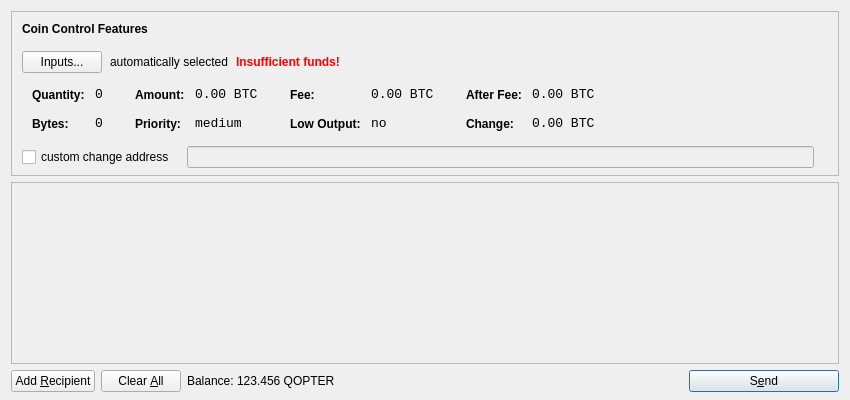
<?xml version="1.0" encoding="UTF-8"?>
<ui version="4.0">
 <class>SendCoinsDialog</class>
 <widget class="QDialog" name="SendCoinsDialog">
  <property name="geometry">
   <rect>
    <x>0</x>
    <y>0</y>
    <width>850</width>
    <height>400</height>
   </rect>
  </property>
  <property name="windowTitle">
   <string>Send Coins</string>
  </property>
  <layout class="QVBoxLayout" name="verticalLayout" stretch="0,1,0">
   <property name="bottomMargin">
    <number>8</number>
   </property>
   <item>
    <widget class="QFrame" name="frameCoinControl">
     <property name="sizePolicy">
      <sizepolicy hsizetype="Expanding" vsizetype="Expanding">
       <horstretch>0</horstretch>
       <verstretch>0</verstretch>
      </sizepolicy>
     </property>
     <property name="maximumSize">
      <size>
       <width>16777215</width>
       <height>16777215</height>
      </size>
     </property>
     <property name="frameShape">
      <enum>QFrame::StyledPanel</enum>
     </property>
     <property name="frameShadow">
      <enum>QFrame::Sunken</enum>
     </property>
     <layout class="QVBoxLayout" name="verticalLayoutCoinControl2">
      <property name="spacing">
       <number>-1</number>
      </property>
      <property name="leftMargin">
       <number>0</number>
      </property>
      <property name="topMargin">
       <number>0</number>
      </property>
      <property name="rightMargin">
       <number>0</number>
      </property>
      <property name="bottomMargin">
       <number>6</number>
      </property>
      <item>
       <layout class="QVBoxLayout" name="verticalLayoutCoinControl" stretch="0,0,0,0,1">
        <property name="spacing">
         <number>0</number>
        </property>
        <property name="leftMargin">
         <number>10</number>
        </property>
        <property name="topMargin">
         <number>10</number>
        </property>
        <item>
         <layout class="QHBoxLayout" name="horizontalLayoutCoinControl1">
          <property name="bottomMargin">
           <number>15</number>
          </property>
          <item>
           <widget class="QLabel" name="labelCoinControlFeatures">
            <property name="sizePolicy">
             <sizepolicy hsizetype="Preferred" vsizetype="Maximum">
              <horstretch>0</horstretch>
              <verstretch>0</verstretch>
             </sizepolicy>
            </property>
            <property name="font">
             <font>
              <weight>75</weight>
              <bold>true</bold>
             </font>
            </property>
            <property name="styleSheet">
             <string notr="true">font-weight:bold;</string>
            </property>
            <property name="text">
             <string>Coin Control Features</string>
            </property>
           </widget>
          </item>
         </layout>
        </item>
        <item>
         <layout class="QHBoxLayout" name="horizontalLayoutCoinControl2" stretch="0,0,0,0">
          <property name="spacing">
           <number>8</number>
          </property>
          <property name="bottomMargin">
           <number>10</number>
          </property>
          <item>
           <widget class="QPushButton" name="pushButtonCoinControl">
            <property name="styleSheet">
             <string notr="true"/>
            </property>
            <property name="text">
             <string>Inputs...</string>
            </property>
           </widget>
          </item>
          <item>
           <widget class="QLabel" name="labelCoinControlAutomaticallySelected">
            <property name="text">
             <string>automatically selected</string>
            </property>
            <property name="margin">
             <number>5</number>
            </property>
           </widget>
          </item>
          <item>
           <widget class="QLabel" name="labelCoinControlInsuffFunds">
            <property name="font">
             <font>
              <weight>75</weight>
              <bold>true</bold>
             </font>
            </property>
            <property name="styleSheet">
             <string notr="true">color:red;font-weight:bold;</string>
            </property>
            <property name="text">
             <string>Insufficient funds!</string>
            </property>
            <property name="margin">
             <number>5</number>
            </property>
           </widget>
          </item>
          <item>
           <spacer name="horizontalSpacerCoinControl">
            <property name="orientation">
             <enum>Qt::Horizontal</enum>
            </property>
            <property name="sizeHint" stdset="0">
             <size>
              <width>40</width>
              <height>1</height>
             </size>
            </property>
           </spacer>
          </item>
         </layout>
        </item>
        <item>
         <widget class="QWidget" name="widgetCoinControl" native="true">
          <property name="sizePolicy">
           <sizepolicy hsizetype="Preferred" vsizetype="Preferred">
            <horstretch>0</horstretch>
            <verstretch>0</verstretch>
           </sizepolicy>
          </property>
          <property name="minimumSize">
           <size>
            <width>0</width>
            <height>0</height>
           </size>
          </property>
          <property name="styleSheet">
           <string notr="true"/>
          </property>
          <layout class="QHBoxLayout" name="horizontalLayoutCoinControl5">
           <property name="margin">
            <number>0</number>
           </property>
           <item>
            <layout class="QHBoxLayout" name="horizontalLayoutCoinControl3" stretch="0,0,0,1">
             <property name="spacing">
              <number>20</number>
             </property>
             <property name="topMargin">
              <number>0</number>
             </property>
             <property name="bottomMargin">
              <number>10</number>
             </property>
             <item>
              <layout class="QFormLayout" name="formLayoutCoinControl1">
               <property name="horizontalSpacing">
                <number>10</number>
               </property>
               <property name="verticalSpacing">
                <number>14</number>
               </property>
               <property name="leftMargin">
                <number>10</number>
               </property>
               <property name="topMargin">
                <number>4</number>
               </property>
               <property name="rightMargin">
                <number>6</number>
               </property>
               <item row="0" column="0">
                <widget class="QLabel" name="labelCoinControlQuantityText">
                 <property name="styleSheet">
                  <string notr="true">font-weight:bold;</string>
                 </property>
                 <property name="text">
                  <string>Quantity:</string>
                 </property>
                 <property name="margin">
                  <number>0</number>
                 </property>
                </widget>
               </item>
               <item row="0" column="1">
                <widget class="QLabel" name="labelCoinControlQuantity">
                 <property name="font">
                  <font>
                   <family>Monospace</family>
                   <pointsize>10</pointsize>
                  </font>
                 </property>
                 <property name="cursor">
                  <cursorShape>IBeamCursor</cursorShape>
                 </property>
                 <property name="contextMenuPolicy">
                  <enum>Qt::ActionsContextMenu</enum>
                 </property>
                 <property name="text">
                  <string notr="true">0</string>
                 </property>
                 <property name="margin">
                  <number>0</number>
                 </property>
                 <property name="textInteractionFlags">
                  <set>Qt::LinksAccessibleByMouse|Qt::TextSelectableByKeyboard|Qt::TextSelectableByMouse</set>
                 </property>
                </widget>
               </item>
               <item row="1" column="0">
                <widget class="QLabel" name="labelCoinControlBytesText">
                 <property name="styleSheet">
                  <string notr="true">font-weight:bold;</string>
                 </property>
                 <property name="text">
                  <string>Bytes:</string>
                 </property>
                </widget>
               </item>
               <item row="1" column="1">
                <widget class="QLabel" name="labelCoinControlBytes">
                 <property name="font">
                  <font>
                   <family>Monospace</family>
                   <pointsize>10</pointsize>
                  </font>
                 </property>
                 <property name="cursor">
                  <cursorShape>IBeamCursor</cursorShape>
                 </property>
                 <property name="contextMenuPolicy">
                  <enum>Qt::ActionsContextMenu</enum>
                 </property>
                 <property name="text">
                  <string notr="true">0</string>
                 </property>
                 <property name="textInteractionFlags">
                  <set>Qt::LinksAccessibleByMouse|Qt::TextSelectableByKeyboard|Qt::TextSelectableByMouse</set>
                 </property>
                </widget>
               </item>
              </layout>
             </item>
             <item>
              <layout class="QFormLayout" name="formLayoutCoinControl2">
               <property name="horizontalSpacing">
                <number>10</number>
               </property>
               <property name="verticalSpacing">
                <number>14</number>
               </property>
               <property name="leftMargin">
                <number>6</number>
               </property>
               <property name="topMargin">
                <number>4</number>
               </property>
               <property name="rightMargin">
                <number>6</number>
               </property>
               <item row="0" column="0">
                <widget class="QLabel" name="labelCoinControlAmountText">
                 <property name="styleSheet">
                  <string notr="true">font-weight:bold;</string>
                 </property>
                 <property name="text">
                  <string>Amount:</string>
                 </property>
                 <property name="margin">
                  <number>0</number>
                 </property>
                </widget>
               </item>
               <item row="0" column="1">
                <widget class="QLabel" name="labelCoinControlAmount">
                 <property name="font">
                  <font>
                   <family>Monospace</family>
                   <pointsize>10</pointsize>
                  </font>
                 </property>
                 <property name="cursor">
                  <cursorShape>IBeamCursor</cursorShape>
                 </property>
                 <property name="contextMenuPolicy">
                  <enum>Qt::ActionsContextMenu</enum>
                 </property>
                 <property name="text">
                  <string notr="true">0.00 BTC</string>
                 </property>
                 <property name="textInteractionFlags">
                  <set>Qt::LinksAccessibleByMouse|Qt::TextSelectableByKeyboard|Qt::TextSelectableByMouse</set>
                 </property>
                </widget>
               </item>
               <item row="1" column="0">
                <widget class="QLabel" name="labelCoinControlPriorityText">
                 <property name="styleSheet">
                  <string notr="true">font-weight:bold;</string>
                 </property>
                 <property name="text">
                  <string>Priority:</string>
                 </property>
                </widget>
               </item>
               <item row="1" column="1">
                <widget class="QLabel" name="labelCoinControlPriority">
                 <property name="font">
                  <font>
                   <family>Monospace</family>
                   <pointsize>10</pointsize>
                  </font>
                 </property>
                 <property name="cursor">
                  <cursorShape>IBeamCursor</cursorShape>
                 </property>
                 <property name="contextMenuPolicy">
                  <enum>Qt::ActionsContextMenu</enum>
                 </property>
                 <property name="text">
                  <string>medium</string>
                 </property>
                 <property name="textInteractionFlags">
                  <set>Qt::LinksAccessibleByMouse|Qt::TextSelectableByKeyboard|Qt::TextSelectableByMouse</set>
                 </property>
                </widget>
               </item>
              </layout>
             </item>
             <item>
              <layout class="QFormLayout" name="formLayoutCoinControl3">
               <property name="horizontalSpacing">
                <number>10</number>
               </property>
               <property name="verticalSpacing">
                <number>14</number>
               </property>
               <property name="leftMargin">
                <number>6</number>
               </property>
               <property name="topMargin">
                <number>4</number>
               </property>
               <property name="rightMargin">
                <number>6</number>
               </property>
               <item row="0" column="0">
                <widget class="QLabel" name="labelCoinControlFeeText">
                 <property name="styleSheet">
                  <string notr="true">font-weight:bold;</string>
                 </property>
                 <property name="text">
                  <string>Fee:</string>
                 </property>
                 <property name="margin">
                  <number>0</number>
                 </property>
                </widget>
               </item>
               <item row="0" column="1">
                <widget class="QLabel" name="labelCoinControlFee">
                 <property name="font">
                  <font>
                   <family>Monospace</family>
                   <pointsize>10</pointsize>
                  </font>
                 </property>
                 <property name="cursor">
                  <cursorShape>IBeamCursor</cursorShape>
                 </property>
                 <property name="contextMenuPolicy">
                  <enum>Qt::ActionsContextMenu</enum>
                 </property>
                 <property name="text">
                  <string notr="true">0.00 BTC</string>
                 </property>
                 <property name="textInteractionFlags">
                  <set>Qt::LinksAccessibleByMouse|Qt::TextSelectableByKeyboard|Qt::TextSelectableByMouse</set>
                 </property>
                </widget>
               </item>
               <item row="1" column="0">
                <widget class="QLabel" name="labelCoinControlLowOutputText">
                 <property name="styleSheet">
                  <string notr="true">font-weight:bold;</string>
                 </property>
                 <property name="text">
                  <string>Low Output:</string>
                 </property>
                </widget>
               </item>
               <item row="1" column="1">
                <widget class="QLabel" name="labelCoinControlLowOutput">
                 <property name="font">
                  <font>
                   <family>Monospace</family>
                   <pointsize>10</pointsize>
                  </font>
                 </property>
                 <property name="cursor">
                  <cursorShape>IBeamCursor</cursorShape>
                 </property>
                 <property name="contextMenuPolicy">
                  <enum>Qt::ActionsContextMenu</enum>
                 </property>
                 <property name="text">
                  <string>no</string>
                 </property>
                 <property name="textInteractionFlags">
                  <set>Qt::LinksAccessibleByMouse|Qt::TextSelectableByKeyboard|Qt::TextSelectableByMouse</set>
                 </property>
                </widget>
               </item>
              </layout>
             </item>
             <item>
              <layout class="QFormLayout" name="formLayoutCoinControl4">
               <property name="horizontalSpacing">
                <number>10</number>
               </property>
               <property name="verticalSpacing">
                <number>14</number>
               </property>
               <property name="leftMargin">
                <number>6</number>
               </property>
               <property name="topMargin">
                <number>4</number>
               </property>
               <property name="rightMargin">
                <number>6</number>
               </property>
               <item row="0" column="0">
                <widget class="QLabel" name="labelCoinControlAfterFeeText">
                 <property name="styleSheet">
                  <string notr="true">font-weight:bold;</string>
                 </property>
                 <property name="text">
                  <string>After Fee:</string>
                 </property>
                 <property name="margin">
                  <number>0</number>
                 </property>
                </widget>
               </item>
               <item row="0" column="1">
                <widget class="QLabel" name="labelCoinControlAfterFee">
                 <property name="font">
                  <font>
                   <family>Monospace</family>
                   <pointsize>10</pointsize>
                  </font>
                 </property>
                 <property name="cursor">
                  <cursorShape>IBeamCursor</cursorShape>
                 </property>
                 <property name="contextMenuPolicy">
                  <enum>Qt::ActionsContextMenu</enum>
                 </property>
                 <property name="text">
                  <string notr="true">0.00 BTC</string>
                 </property>
                 <property name="textInteractionFlags">
                  <set>Qt::LinksAccessibleByMouse|Qt::TextSelectableByKeyboard|Qt::TextSelectableByMouse</set>
                 </property>
                </widget>
               </item>
               <item row="1" column="0">
                <widget class="QLabel" name="labelCoinControlChangeText">
                 <property name="styleSheet">
                  <string notr="true">font-weight:bold;</string>
                 </property>
                 <property name="text">
                  <string>Change:</string>
                 </property>
                </widget>
               </item>
               <item row="1" column="1">
                <widget class="QLabel" name="labelCoinControlChange">
                 <property name="font">
                  <font>
                   <family>Monospace</family>
                   <pointsize>10</pointsize>
                  </font>
                 </property>
                 <property name="cursor">
                  <cursorShape>IBeamCursor</cursorShape>
                 </property>
                 <property name="contextMenuPolicy">
                  <enum>Qt::ActionsContextMenu</enum>
                 </property>
                 <property name="text">
                  <string notr="true">0.00 BTC</string>
                 </property>
                 <property name="textInteractionFlags">
                  <set>Qt::LinksAccessibleByMouse|Qt::TextSelectableByKeyboard|Qt::TextSelectableByMouse</set>
                 </property>
                </widget>
               </item>
              </layout>
             </item>
            </layout>
           </item>
          </layout>
         </widget>
        </item>
        <item>
         <layout class="QHBoxLayout" name="horizontalLayoutCoinControl4" stretch="0,0,0">
          <property name="spacing">
           <number>12</number>
          </property>
          <property name="sizeConstraint">
           <enum>QLayout::SetDefaultConstraint</enum>
          </property>
          <property name="topMargin">
           <number>5</number>
          </property>
          <property name="rightMargin">
           <number>5</number>
          </property>
          <item>
           <widget class="QCheckBox" name="checkBoxCoinControlChange">
            <property name="text">
             <string>custom change address</string>
            </property>
           </widget>
          </item>
          <item>
           <widget class="QLineEdit" name="lineEditCoinControlChange">
            <property name="enabled">
             <bool>false</bool>
            </property>
            <property name="sizePolicy">
             <sizepolicy hsizetype="Expanding" vsizetype="Fixed">
              <horstretch>0</horstretch>
              <verstretch>0</verstretch>
             </sizepolicy>
            </property>
           </widget>
          </item>
          <item>
           <widget class="QLabel" name="labelCoinControlChangeLabel">
            <property name="sizePolicy">
             <sizepolicy hsizetype="Preferred" vsizetype="Expanding">
              <horstretch>0</horstretch>
              <verstretch>0</verstretch>
             </sizepolicy>
            </property>
            <property name="minimumSize">
             <size>
              <width>0</width>
              <height>0</height>
             </size>
            </property>
            <property name="text">
             <string/>
            </property>
            <property name="margin">
             <number>3</number>
            </property>
           </widget>
          </item>
         </layout>
        </item>
        <item>
         <spacer name="verticalSpacerCoinControl">
          <property name="orientation">
           <enum>Qt::Vertical</enum>
          </property>
          <property name="sizeHint" stdset="0">
           <size>
            <width>800</width>
            <height>1</height>
           </size>
          </property>
         </spacer>
        </item>
       </layout>
      </item>
     </layout>
    </widget>
   </item>
   <item>
    <widget class="QScrollArea" name="scrollArea">
     <property name="widgetResizable">
      <bool>true</bool>
     </property>
     <widget class="QWidget" name="scrollAreaWidgetContents">
      <property name="geometry">
       <rect>
        <x>0</x>
        <y>0</y>
        <width>830</width>
        <height>165</height>
       </rect>
      </property>
      <layout class="QVBoxLayout" name="verticalLayout_2">
       <property name="margin">
        <number>0</number>
       </property>
       <item>
        <layout class="QVBoxLayout" name="entries">
         <property name="spacing">
          <number>6</number>
         </property>
        </layout>
       </item>
       <item>
        <spacer name="verticalSpacer">
         <property name="orientation">
          <enum>Qt::Vertical</enum>
         </property>
         <property name="sizeHint" stdset="0">
          <size>
           <width>20</width>
           <height>40</height>
          </size>
         </property>
        </spacer>
       </item>
      </layout>
     </widget>
    </widget>
   </item>
   <item>
    <layout class="QHBoxLayout" name="horizontalLayout">
     <item>
      <widget class="QPushButton" name="addButton">
       <property name="toolTip">
        <string>Send to multiple recipients at once</string>
       </property>
       <property name="text">
        <string>Add &amp;Recipient</string>
       </property>
       <property name="icon">
        <iconset resource="../bitcoin.qrc">
         <normaloff>:/icons/add</normaloff>:/icons/add</iconset>
       </property>
       <property name="autoDefault">
        <bool>false</bool>
       </property>
      </widget>
     </item>
     <item>
      <widget class="QPushButton" name="clearButton">
       <property name="sizePolicy">
        <sizepolicy hsizetype="Minimum" vsizetype="Fixed">
         <horstretch>0</horstretch>
         <verstretch>0</verstretch>
        </sizepolicy>
       </property>
       <property name="toolTip">
        <string>Remove all transaction fields</string>
       </property>
       <property name="text">
        <string>Clear &amp;All</string>
       </property>
       <property name="icon">
        <iconset resource="../bitcoin.qrc">
         <normaloff>:/icons/remove</normaloff>:/icons/remove</iconset>
       </property>
       <property name="autoRepeatDelay">
        <number>300</number>
       </property>
       <property name="autoDefault">
        <bool>false</bool>
       </property>
      </widget>
     </item>
     <item>
      <layout class="QHBoxLayout" name="horizontalLayout_2">
       <property name="spacing">
        <number>3</number>
       </property>
       <item>
        <widget class="QLabel" name="label">
         <property name="text">
          <string>Balance:</string>
         </property>
        </widget>
       </item>
       <item>
        <widget class="QLabel" name="labelBalance">
         <property name="cursor">
          <cursorShape>IBeamCursor</cursorShape>
         </property>
         <property name="text">
          <string>123.456 QOPTER</string>
         </property>
         <property name="textInteractionFlags">
          <set>Qt::LinksAccessibleByMouse|Qt::TextSelectableByKeyboard|Qt::TextSelectableByMouse</set>
         </property>
        </widget>
       </item>
      </layout>
     </item>
     <item>
      <spacer name="horizontalSpacer">
       <property name="orientation">
        <enum>Qt::Horizontal</enum>
       </property>
       <property name="sizeHint" stdset="0">
        <size>
         <width>40</width>
         <height>20</height>
        </size>
       </property>
      </spacer>
     </item>
     <item>
      <widget class="QPushButton" name="sendButton">
       <property name="minimumSize">
        <size>
         <width>150</width>
         <height>0</height>
        </size>
       </property>
       <property name="toolTip">
        <string>Confirm the send action</string>
       </property>
       <property name="text">
        <string>S&amp;end</string>
       </property>
       <property name="icon">
        <iconset resource="../bitcoin.qrc">
         <normaloff>:/icons/send</normaloff>:/icons/send</iconset>
       </property>
       <property name="default">
        <bool>true</bool>
       </property>
      </widget>
     </item>
    </layout>
   </item>
  </layout>
 </widget>
 <resources>
  <include location="../bitcoin.qrc"/>
 </resources>
 <connections/>
</ui>
